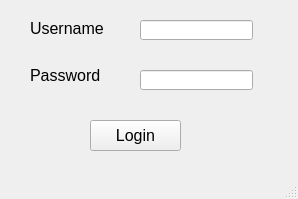
<?xml version="1.0" encoding="UTF-8"?>
<ui version="4.0">
 <class>mainWindow</class>
 <widget class="QMainWindow" name="mainWindow">
  <property name="geometry">
   <rect>
    <x>0</x>
    <y>0</y>
    <width>298</width>
    <height>199</height>
   </rect>
  </property>
  <property name="windowTitle">
   <string>Dr Ódry</string>
  </property>
  <property name="windowIcon">
   <iconset resource="../DrOdry.qrc">
    <normaloff>:/pixx/logonarancs.png</normaloff>:/pixx/logonarancs.png</iconset>
  </property>
  <property name="windowOpacity">
   <double>1.000000000000000</double>
  </property>
  <property name="iconSize">
   <size>
    <width>50</width>
    <height>50</height>
   </size>
  </property>
  <widget class="QWidget" name="centralwidget">
   <widget class="QLabel" name="label">
    <property name="geometry">
     <rect>
      <x>30</x>
      <y>20</y>
      <width>91</width>
      <height>16</height>
     </rect>
    </property>
    <property name="font">
     <font>
      <pointsize>12</pointsize>
     </font>
    </property>
    <property name="text">
     <string>Username</string>
    </property>
   </widget>
   <widget class="QLabel" name="label_2">
    <property name="geometry">
     <rect>
      <x>30</x>
      <y>60</y>
      <width>81</width>
      <height>31</height>
     </rect>
    </property>
    <property name="font">
     <font>
      <pointsize>12</pointsize>
     </font>
    </property>
    <property name="text">
     <string>Password</string>
    </property>
   </widget>
   <widget class="QLineEdit" name="lineEdit">
    <property name="geometry">
     <rect>
      <x>140</x>
      <y>20</y>
      <width>113</width>
      <height>20</height>
     </rect>
    </property>
    <property name="font">
     <font>
      <pointsize>12</pointsize>
     </font>
    </property>
   </widget>
   <widget class="QLineEdit" name="lineEdit_2">
    <property name="geometry">
     <rect>
      <x>140</x>
      <y>70</y>
      <width>113</width>
      <height>20</height>
     </rect>
    </property>
    <property name="font">
     <font>
      <strikeout>false</strikeout>
     </font>
    </property>
    <property name="text">
     <string/>
    </property>
    <property name="echoMode">
     <enum>QLineEdit::Password</enum>
    </property>
   </widget>
   <widget class="QPushButton" name="pushButton">
    <property name="geometry">
     <rect>
      <x>90</x>
      <y>120</y>
      <width>91</width>
      <height>31</height>
     </rect>
    </property>
    <property name="font">
     <font>
      <pointsize>12</pointsize>
     </font>
    </property>
    <property name="text">
     <string>Login</string>
    </property>
   </widget>
  </widget>
  <widget class="QMenuBar" name="menubar">
   <property name="geometry">
    <rect>
     <x>0</x>
     <y>0</y>
     <width>298</width>
     <height>25</height>
    </rect>
   </property>
  </widget>
  <widget class="QStatusBar" name="statusbar"/>
 </widget>
 <resources>
  <include location="../DrOdry.qrc"/>
 </resources>
 <connections/>
</ui>
